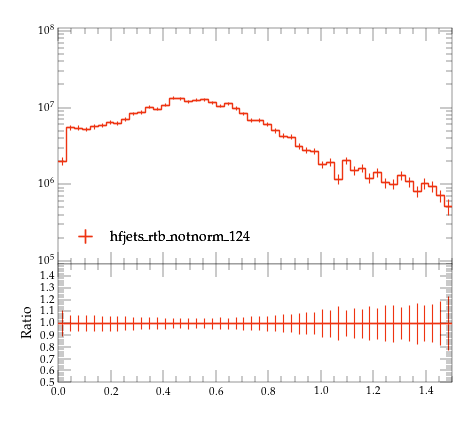

This chart was generated by the following Python code:
#! /usr/bin/env python

# This Python script was auto-generated using YODA v2.0.2.
# Analysis object: /MC_HFJETS_NOTNORM/efracC
# Timestamp: 29-07-2026 (17:22:31)

import matplotlib as mpl
import matplotlib.pyplot as plt
mpl.use('Agg') # comment out for interactive use
import os
import numpy as np

plotDir = os.path.split(os.path.realpath(__file__))[0]
if 'YODA_USER_PLOT_PATH' in globals():
    plot_outdir = globals()['YODA_USER_PLOT_PATH']
else:
    plot_outdir = plotDir

#plot style
plt.style.use(os.path.join(plotDir, '../default.mplstyle'))
# plot metadata
figW, figH = plt.rcParams['figure.figsize']
ax_xLabel = r''
ax_yLabel = r''
ax_title  = r''
ax_xScale = 'linear'
ax_yScale = 'log'
xLims = (0.0, 1.5)
yLims = (90000.0, 110000000.00000001)

# TeX-friendly labels for the legend
labels = {
    'legend' : ([ r"hfjets\_rtb\_notnorm\_124" ], r""),
}

# Adjust canvas width and height
canvasW = 10.0
canvasH = 9.0
figW *= canvasW/10.
figH *= canvasH/9.

# Create figure and axis objects
fig, (ax, ratio0_ax) = plt.subplots(2, 1, sharex=True,
                  figsize=(figW,figH), gridspec_kw={'height_ratios': (6.0, 3.0)})

# Set figure margins
plt.subplots_adjust(
    left   = 1.0 * plt.rcParams['figure.subplot.left'],
    right  = 1.0 * plt.rcParams['figure.subplot.right'],
    top    = 1.0 * plt.rcParams['figure.subplot.top'],
    bottom = 1.0 * plt.rcParams['figure.subplot.bottom'])

ratio0_ax.yaxis.set_major_locator(mpl.ticker.MultipleLocator(0.1))
ratio0_ax.set_ylim(0.5, 1.4999)
ratio0_ax.set_ylabel('Ratio')

# the numerical data is stored in a separate file
dataf = dict()
prefix = os.path.split(__file__)[0]
if prefix:    prefix = prefix + '/'
exec(open(prefix+'efracC__data.py').read(), dataf)


legend_handles = dict() # keep track of handles for the legend

# style options for curves
# starts at zorder>=5 to draw curve on top of legend
styles = {
  'hfjets_rtb_notnorm_124.yoda.gz': {
    'color' : '#EE3311',
    'linestyle' : '-',
    'linewidth' : 1,
    'marker' : 'none',
    'markersize' : 2,
    'capsize' : 0.0,
    'zorder' : 5,
    'histstyle' : 1,
    'drawstyle' : 'steps-pre',
    'xerrorbars' : 1,
    'yerrorbars' : 1,
    'fillcolor' : None,
    'fillopacity' : 1.0,
    'ratio0_linestyle' : '-',
    'ratio0_linewidth' : 1,
    'ratio0_marker' : 'none',
    'ratio0_markersize' : 2,
    'ratio0_capsize' : 0.0,
    'ratio0_zorder' : 5,
    'ratio0_histstyle' : 1,
    'ratio0_drawstyle' : 'steps-pre',
    'ratio0_xerrorbars' : 1,
    'ratio0_yerrorbars' : 1,
  },
}

# curve from input yoda files in main panel
for label, yvals in dataf['yvals'].items():
    if all(np.isnan(v) for v in dataf['yvals'][label]):
        continue
    tmp = None
    if styles[label]['histstyle']: # draw as histogram
        xpos = dataf['xedges'][label] if styles[label]['drawstyle'] else dataf['xpoints'][label]
        ypos = np.insert(yvals, 0, yvals[0]) if styles[label]['drawstyle'] else yvals
        if styles[label]['fillcolor']: # fill area below curve
            ax.fill_between(xpos, ypos, step='pre',
                            color=styles[label]['fillcolor'],
                            alpha=styles[label]['fillopacity'])
        tmp, = ax.plot(xpos, ypos,
                       color=styles[label]['color'],
                       linestyle=styles[label]['linestyle'],
                       linewidth=styles[label]['linewidth'],
                       drawstyle=styles[label]['drawstyle'], solid_joinstyle='miter',
                       zorder=styles[label]['zorder'], label=label)
    tmp = ax.errorbar(dataf['xpoints'][label], yvals,
                      xerr=np.array(dataf['xerrs'][label])*styles[label]['xerrorbars'],
                      yerr=np.array(dataf['yerrs'][label])*styles[label]['yerrorbars'],
                      fmt=styles[label]['marker'], capsize=styles[label]['capsize'],
                      markersize=styles[label]['markersize'],
                      ecolor=styles[label]['color'],
                      color=styles[label]['color'], zorder=styles[label]['zorder'])
    tmp[-1][0].set_linestyle(styles[label]['linestyle'])
    tmp[-1][0].set_linewidth(styles[label]['linewidth'])
    if label in dataf['add_legend_handle']:  legend_handles[label] = tmp
    for varLabel in dataf['variation_yvals'].keys():
        if varLabel.startswith(label):
            tmp, = ax.plot(dataf['xedges'][label], dataf['variation_yvals'][varLabel],
                           color=styles[label]['color'],
                           linestyle=styles[label]['linestyle'],
                           linewidth=styles[label]['linewidth'],
                           drawstyle='steps-pre', solid_joinstyle='miter',
                           zorder=styles[label]['zorder'], alpha=0.5)


# plots on ratio panel
# curve from input yoda files in ratio panel
for label, yvals in dataf['ratio0_yvals'].items():
    if all(np.isnan(v) for v in yvals):
        continue
    if styles[label]['ratio0_histstyle']: # plot as histogram
        xpos = dataf['xedges']['hfjets_rtb_notnorm_124.yoda.gz'] if styles[label]['ratio0_drawstyle'] else dataf['xpoints']['hfjets_rtb_notnorm_124.yoda.gz']
        ypos = np.insert(yvals, 0, yvals[0]) if styles[label]['ratio0_drawstyle'] else yvals
        ratio0_ax.plot(xpos, ypos,
                       color=styles[label]['color'],
                       linewidth=styles[label]['linewidth'],
                       linestyle=styles[label]['ratio0_linestyle'],
                       drawstyle=styles[label]['ratio0_drawstyle'], zorder=styles[label]['zorder'],
                       solid_joinstyle='miter')
    tmp = ratio0_ax.errorbar(dataf['xpoints']['hfjets_rtb_notnorm_124.yoda.gz'], yvals,
                             xerr=np.array(dataf['ref_xerrs'])*styles[label]['ratio0_xerrorbars'],
                             yerr=np.array(dataf['ratio0_yerrs'][label])*styles[label]['ratio0_yerrorbars'],
                             fmt=styles[label]['ratio0_marker'], capsize=styles[label]['ratio0_capsize'],
                             markersize=styles[label]['ratio0_markersize'],
                             ecolor=styles[label]['color'],
                             color=styles[label]['color'])
    tmp[-1][0].set_linestyle(styles[label]['ratio0_linestyle'])
    tmp[-1][0].set_linewidth(styles[label]['ratio0_linewidth'])

    for varlabel in dataf['ratio0_variation_vals'].keys():
        if varlabel.startswith(label):
            ratio0_ax.plot(dataf['xedges']['hfjets_rtb_notnorm_124.yoda.gz'],
                            dataf['ratio0_variation_vals'][varlabel],
                            color=styles[label]['color'],
                            linestyle=styles[label]['linestyle'],
                            linewidth=styles[label]['linewidth'],
                            drawstyle='steps-pre', solid_joinstyle='miter',
                            zorder=1, alpha=0.5)

legend_items = list(legend_handles.values())
ax.add_artist(ax.legend(legend_items,
                        labels['legend'][0],
                        title=labels['legend'][1],
                        alignment='left',
                        loc='lower left',
                        bbox_to_anchor=(0.0, 0.03)))

# set plot metadata as defined above
ratio0_ax.set_xlabel(ax_xLabel)
ratio0_ax.xaxis.set_label_coords(1., -0.15)
ax.set_ylabel(ax_yLabel, ha='right', va='top')
ax.yaxis.set_label_coords(-0.11, 1.0)
ax.set_title(ax_title, loc='left')
ax.set_xscale(ax_xScale)
ax.set_yscale(ax_yScale)
ax.set_xlim(xLims)
ax.set_ylim(yLims)

# tick formatting
plt.rcParams['xtick.top'] = True
plt.rcParams['ytick.right'] = True
ax.yaxis.set_major_locator(mpl.ticker.LogLocator(base=10.0, numticks=np.inf))
ax.yaxis.set_minor_locator(mpl.ticker.LogLocator(
                           base=10.0, subs=np.arange(0.1, 1, 0.1), numticks=np.inf))
fig.align_ylabels((ax, ratio0_ax))
plt.savefig(os.path.join(plot_outdir, 'efracC.pdf'), format='PDF')
plt.savefig(os.path.join(plot_outdir, 'efracC.png'), format='PNG')

plt.close(fig)
